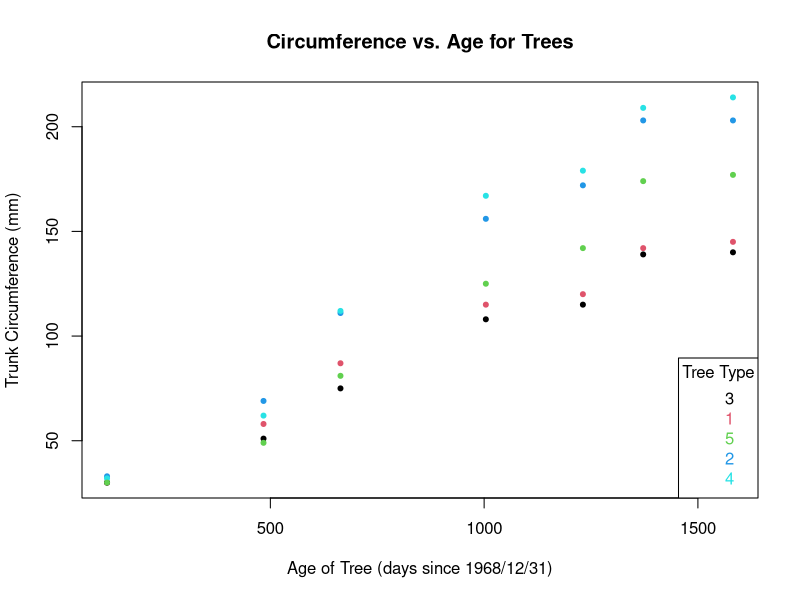

This figure's R source: (Note: this script raises an error after producing the figure.)
setwd("/Users/smadaan/Documents/ML_UCSC/week1/HW")
orange<-as.data.frame(Orange)

##--Q1s---- 
#-- explore the data
head(orange)
levels(orange[,1])
str(orange)
summary(orange)

# 3 variables: Tree(factor), age (numeric), circumference (numeric)
# range for age: 118-1582
# range for circumference: 30-214

#-- plot age vs circumference
plot(orange$age, orange$circumference, xlab="Age of Tree (days since 1968/12/31)", 
	ylab="Trunk Circumference (mm)", pch=20,main="Circumference vs. Age for Trees", 
	col=orange$Tree)
legend('bottomright', legend = levels(factor(orange$Tree)), 
		text.col=seq_along(levels(orange$Tree)), title="Tree Type")
##--Q1e----

##--Q2s---- Cor between age and circ for 1st tree
orange.1<-orange[which(orange$Tree==1),]
cor(orange.1$age,orange.1$circumference)
# [1] 0.9854675
##--Q2e----

##--Q3s----
names(orange)
t.levels<-sort(levels(orange$Tree))

stats<-data.frame(matrix(nrow=length(t.levels),ncol=0))
stats$Tree<-t.levels
stats$COVARIANCE<-as.matrix(by(orange, orange$Tree,
			function(x){cov(x$age,x$circumference)}))			
stats$CORRELATION<-as.matrix(by(orange, orange$Tree,
			function(x){cor(x$age,x$circumference)}))
stats
'
> stats
  Tree COVARIANCE CORRELATION
1    1   22239.83   0.9881766
2    2   22340.07   0.9854675
3    3   30442.81   0.9877376
4    4   34290.45   0.9873624
5    5   37062.62   0.9844610
'
##--Q3e----

#Alt
corrs<-by(orange[,2:3],orange$Tree,function(x){cor(x$age,x$circumference)})
corr.df<-as.data.frame(as.matrix(result))
corr.df$TREE<-rownames(result)
colnames(corr.df)[1]<-"CORRELATION"
corr.df<-as.data.frame(lapply(corr.df,sort))


##--Q4s---- stats for inflated circ
new.stats<-data.frame(matrix(nrow=length(t.levels),ncol=0))
new.stats$Tree<-t.levels
new.stats$COVARIANCE<-as.matrix(by(orange, orange$Tree,
			function(x){cov(x$age,x$circumference+10)}))			
new.stats$CORRELATION<-as.matrix(by(orange, orange$Tree,
			function(x){cor(x$age,x$circumference+10)}))
new.stats
# no change in covariance or correlation
'
> new.stats
  Tree COVARIANCE CORRELATION
1    1   22239.83   0.9881766
2    2   22340.07   0.9854675
3    3   30442.81   0.9877376
4    4   34290.45   0.9873624
5    5   37062.62   0.9844610
'
##--Q4e----

##--Q5s---- stats for double circ
new2.stats<-data.frame(matrix(nrow=length(t.levels),ncol=0))
new2.stats$Tree<-t.levels
new2.stats$COVARIANCE<-as.matrix(by(orange, orange$Tree,
			function(x){cov(x$age,x$circumference*2)}))			
new2.stats$CORRELATION<-as.matrix(by(orange, orange$Tree,
			function(x){cor(x$age,x$circumference*2)}))
new2.stats
'
> new2.stats
  Tree COVARIANCE CORRELATION
1    1   44479.67   0.9881766
2    2   44680.14   0.9854675
3    3   60885.62   0.9877376
4    4   68580.90   0.9873624
5    5   74125.24   0.9844610
'
# covariance doubles, correlation remains same
##--Q5e----

##--Q6s---- stats for circ*(-2)
new3.stats<-data.frame(matrix(nrow=length(t.levels),ncol=0))
new3.stats$Tree<-t.levels
new3.stats$COVARIANCE<-as.matrix(by(orange, orange$Tree,
			function(x){cov(x$age,x$circumference*(-2))}))			
new3.stats$CORRELATION<-as.matrix(by(orange, orange$Tree,
			function(x){cor(x$age,x$circumference*(-2))}))
new3.stats
'
> new3.stats
  Tree COVARIANCE CORRELATION
1    1  -44479.67  -0.9881766
2    2  -44680.14  -0.9854675
3    3  -60885.62  -0.9877376
4    4  -68580.90  -0.9873624
5    5  -74125.24  -0.9844610
'
# new.corr = orig.corr*-2, correlation becomes -ve
##--Q6e----




